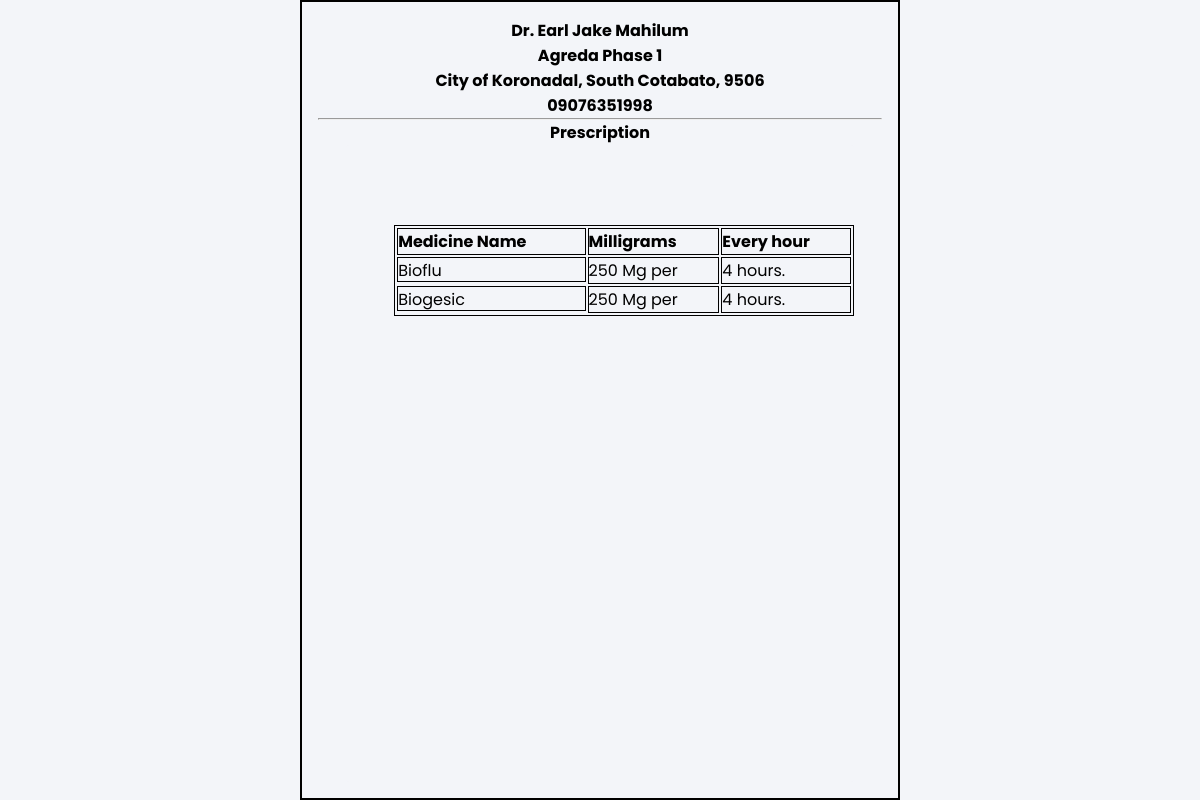
Page /prescriptionWatcher.php?acct_id=1&&date_id=2022-12-14 (signed in) on the committed database.
### tables this page shows
CREATE TABLE `account` (
  `acct_id` int(11) NOT NULL,
  `last_name` varchar(100) NOT NULL,
  `first_name` varchar(100) NOT NULL,
  `username` varchar(50) NOT NULL,
  `password` varchar(50) NOT NULL,
  `email` varchar(100) NOT NULL,
  `status` enum('0','1') NOT NULL,
  `type` enum('0','1') NOT NULL,
  `avatar` varchar(100) DEFAULT 'icon.png'
);

CREATE TABLE `clinic_info` (
  `clinic_id` int(11) NOT NULL,
  `doc_clinic_id` int(11) DEFAULT NULL,
  `clinic_address` varchar(100) DEFAULT NULL,
  `office_days` varchar(100) DEFAULT NULL,
  `office_time` varchar(100) DEFAULT NULL,
  `contact_info` varchar(15) DEFAULT NULL
);

CREATE TABLE `prescription` (
  `id` int(11) NOT NULL,
  `pres_doc_id` int(11) NOT NULL,
  `pres_pat_id` int(11) NOT NULL,
  `pres_sched_date` date NOT NULL,
  `diagnosis` varchar(500) NOT NULL,
  `med_name` varchar(100) NOT NULL,
  `milligrams` varchar(100) NOT NULL,
  `every_hour` varchar(100) NOT NULL
);

### prescriptionWatcher.php (the view, shortened to what this page needs)
<?php
	include('connect.php');
$user_id = $_SESSION['user_id'];
	if(isset($_GET['acct_id']))
	{
		$id = $_GET['acct_id'];
		$date_id = $_GET['date_id'];
	}
 ?>
 <!DOCTYPE html>
 <html>
 <head>
 </head>
 	<link rel="stylesheet" type="text/css" href="css/prescriptionWatcher.css">
 	<link rel="stylesheet" type="text/css" href="css/diagnosisPrescriptionForm.css">
 <body>
<div class="watcher-container">
<?php
	$select_query="SELECT * FROM `account`,`clinic_info` WHERE doc_clinic_id = '$id' AND acct_id = $id";
	$result=mysqli_query($con,$select_query);
	while ($row=mysqli_fetch_assoc($result)) {
	$address = $row['clinic_address'];
	$contact = $row['contact_info'];
	$doctor = $row['last_name'];
	$firstname = $row['first_name'];
	echo "
	<div class='header'>
	<h4>
	Dr. $firstname $doctor
	</h4>
	</div>
	<div class='header'>
	<h4>
	$address
	</h4>
	</div>
	<div class='header'>
	<h4>
	City of Koronadal, South Cotabato, 9506
	</h4>
	</div>
	<div class='header'>
	<h4>
	$contact
	</h4>
	</div>";
}
 ?>
<hr width="100%">
		<h4>Prescription</h4>
			<div class="presc-table-contain">
			<table class="table-watcher" id="presc_id">
				<tbody id="table_body">
			<tr>
				<td><b>Medicine Name</b></td>
				<td><b>Milligrams</b></td>
				<td><b>Every hour</b></td>
			</tr>
<?php
	$select_query="SELECT `med_name`, `milligrams`, `every_hour` FROM `prescription` WHERE pres_pat_id = '$user_id' AND $id = pres_doc_id AND '$date_id' = pres_sched_date";
	$result=mysqli_query($con,$select_query);
				while ($row=mysqli_fetch_assoc($result))
		   {
		 	$med_name=$row['med_name'];
			$mg=$row['milligrams'];
			$every_hour=$row['every_hour'];
					echo "
					<tr>
						<td class='inputRows'>
							$med_name
						</td>
						<td>
							$mg Mg per
						</td>
						<td>
							$every_hour
							hours.
						</td>
					";
}
				 ?>
		</tr>
</tbody>
</table>
			</div>
		</div>
 </body>
 </html>

### css/prescriptionWatcher.css (style rules this page uses)
* { background-color: #f3f5f9; margin: 0; padding: 0; font-family: "Poppins", sans-serif; }
.watcher-container { display: flex; flex-direction: column; align-items: center; justify-content: center; width: 50%; height: 100%; border: solid black 2px; padding: 1em; position: absolute; left: 25%; }
.presc-table-contain { display: flex; flex-direction: column; width: 100%; height: 100%; align-items: flex-start; justify-content: flex-start; border-radius: 3px; padding-top: 5em; padding-left: 3em; width: 90%; }
.table-watcher { width: 100%; border: 1px solid; }
.table-watcher td { border: 1px solid; }
.inputRows { width: 100%; display: flex; gap: 70px; height: 25px; }
.header { display: flex; justify-content: center; align-self: center; }

### css/diagnosisPrescriptionForm.css (style rules this page uses)
* { background-color: #f3f5f9; margin: 0; padding: 0; box-sizing: border-box; font-family: "Poppins", sans-serif; }
.inputRows { width: 100%; display: flex; gap: 10px; height: 25px; }

### rows in the picture
account: first_name "Earl Jake", last_name "Mahilum", clinic_info.clinic_address "Agreda Phase 1", clinic_info.contact_info "09076351998"
prescription: med_name "Bioflu", milligrams "250", every_hour "4"
prescription: med_name "Biogesic", milligrams "250", every_hour "4"
